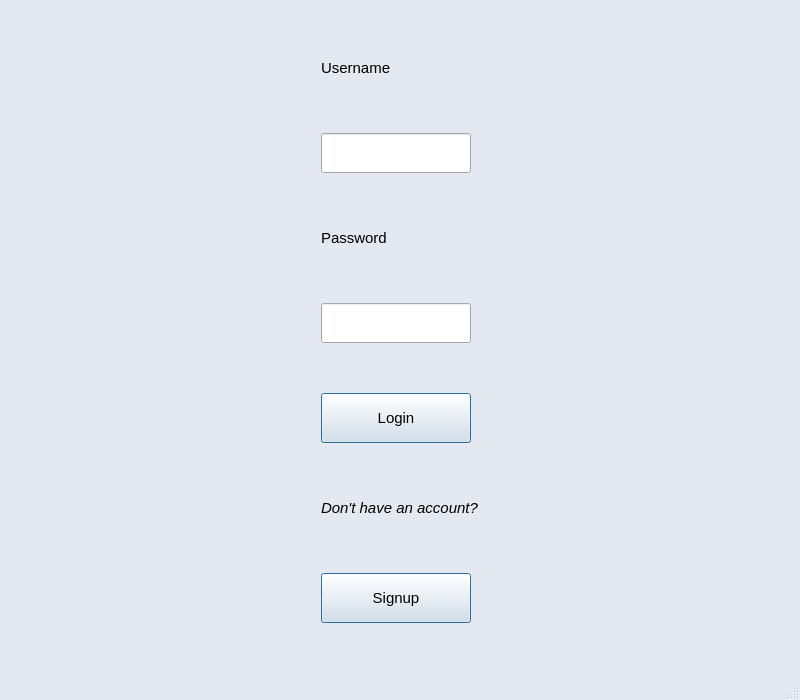
<?xml version="1.0" encoding="UTF-8"?>
<ui version="4.0">
 <class>clientmainwindow</class>
 <widget class="QMainWindow" name="clientmainwindow">
  <property name="geometry">
   <rect>
    <x>0</x>
    <y>0</y>
    <width>800</width>
    <height>700</height>
   </rect>
  </property>
  <property name="sizePolicy">
   <sizepolicy hsizetype="Maximum" vsizetype="Maximum">
    <horstretch>0</horstretch>
    <verstretch>0</verstretch>
   </sizepolicy>
  </property>
  <property name="minimumSize">
   <size>
    <width>800</width>
    <height>700</height>
   </size>
  </property>
  <property name="maximumSize">
   <size>
    <width>1000</width>
    <height>800</height>
   </size>
  </property>
  <property name="palette">
   <palette>
    <active>
     <colorrole role="WindowText">
      <brush brushstyle="SolidPattern">
       <color alpha="255">
        <red>0</red>
        <green>0</green>
        <blue>0</blue>
       </color>
      </brush>
     </colorrole>
     <colorrole role="Button">
      <brush brushstyle="SolidPattern">
       <color alpha="255">
        <red>228</red>
        <green>232</green>
        <blue>240</blue>
       </color>
      </brush>
     </colorrole>
     <colorrole role="Light">
      <brush brushstyle="SolidPattern">
       <color alpha="255">
        <red>255</red>
        <green>255</green>
        <blue>255</blue>
       </color>
      </brush>
     </colorrole>
     <colorrole role="Midlight">
      <brush brushstyle="SolidPattern">
       <color alpha="255">
        <red>241</red>
        <green>243</green>
        <blue>247</blue>
       </color>
      </brush>
     </colorrole>
     <colorrole role="Dark">
      <brush brushstyle="SolidPattern">
       <color alpha="255">
        <red>114</red>
        <green>116</green>
        <blue>120</blue>
       </color>
      </brush>
     </colorrole>
     <colorrole role="Mid">
      <brush brushstyle="SolidPattern">
       <color alpha="255">
        <red>152</red>
        <green>155</green>
        <blue>160</blue>
       </color>
      </brush>
     </colorrole>
     <colorrole role="Text">
      <brush brushstyle="SolidPattern">
       <color alpha="255">
        <red>0</red>
        <green>0</green>
        <blue>0</blue>
       </color>
      </brush>
     </colorrole>
     <colorrole role="BrightText">
      <brush brushstyle="SolidPattern">
       <color alpha="255">
        <red>255</red>
        <green>255</green>
        <blue>255</blue>
       </color>
      </brush>
     </colorrole>
     <colorrole role="ButtonText">
      <brush brushstyle="SolidPattern">
       <color alpha="255">
        <red>0</red>
        <green>0</green>
        <blue>0</blue>
       </color>
      </brush>
     </colorrole>
     <colorrole role="Base">
      <brush brushstyle="SolidPattern">
       <color alpha="255">
        <red>255</red>
        <green>255</green>
        <blue>255</blue>
       </color>
      </brush>
     </colorrole>
     <colorrole role="Window">
      <brush brushstyle="SolidPattern">
       <color alpha="255">
        <red>228</red>
        <green>232</green>
        <blue>240</blue>
       </color>
      </brush>
     </colorrole>
     <colorrole role="Shadow">
      <brush brushstyle="SolidPattern">
       <color alpha="255">
        <red>0</red>
        <green>0</green>
        <blue>0</blue>
       </color>
      </brush>
     </colorrole>
     <colorrole role="AlternateBase">
      <brush brushstyle="SolidPattern">
       <color alpha="255">
        <red>241</red>
        <green>243</green>
        <blue>247</blue>
       </color>
      </brush>
     </colorrole>
     <colorrole role="ToolTipBase">
      <brush brushstyle="SolidPattern">
       <color alpha="255">
        <red>255</red>
        <green>255</green>
        <blue>220</blue>
       </color>
      </brush>
     </colorrole>
     <colorrole role="ToolTipText">
      <brush brushstyle="SolidPattern">
       <color alpha="255">
        <red>0</red>
        <green>0</green>
        <blue>0</blue>
       </color>
      </brush>
     </colorrole>
     <colorrole role="PlaceholderText">
      <brush brushstyle="SolidPattern">
       <color alpha="128">
        <red>0</red>
        <green>0</green>
        <blue>0</blue>
       </color>
      </brush>
     </colorrole>
    </active>
    <inactive>
     <colorrole role="WindowText">
      <brush brushstyle="SolidPattern">
       <color alpha="255">
        <red>0</red>
        <green>0</green>
        <blue>0</blue>
       </color>
      </brush>
     </colorrole>
     <colorrole role="Button">
      <brush brushstyle="SolidPattern">
       <color alpha="255">
        <red>228</red>
        <green>232</green>
        <blue>240</blue>
       </color>
      </brush>
     </colorrole>
     <colorrole role="Light">
      <brush brushstyle="SolidPattern">
       <color alpha="255">
        <red>255</red>
        <green>255</green>
        <blue>255</blue>
       </color>
      </brush>
     </colorrole>
     <colorrole role="Midlight">
      <brush brushstyle="SolidPattern">
       <color alpha="255">
        <red>241</red>
        <green>243</green>
        <blue>247</blue>
       </color>
      </brush>
     </colorrole>
     <colorrole role="Dark">
      <brush brushstyle="SolidPattern">
       <color alpha="255">
        <red>114</red>
        <green>116</green>
        <blue>120</blue>
       </color>
      </brush>
     </colorrole>
     <colorrole role="Mid">
      <brush brushstyle="SolidPattern">
       <color alpha="255">
        <red>152</red>
        <green>155</green>
        <blue>160</blue>
       </color>
      </brush>
     </colorrole>
     <colorrole role="Text">
      <brush brushstyle="SolidPattern">
       <color alpha="255">
        <red>0</red>
        <green>0</green>
        <blue>0</blue>
       </color>
      </brush>
     </colorrole>
     <colorrole role="BrightText">
      <brush brushstyle="SolidPattern">
       <color alpha="255">
        <red>255</red>
        <green>255</green>
        <blue>255</blue>
       </color>
      </brush>
     </colorrole>
     <colorrole role="ButtonText">
      <brush brushstyle="SolidPattern">
       <color alpha="255">
        <red>0</red>
        <green>0</green>
        <blue>0</blue>
       </color>
      </brush>
     </colorrole>
     <colorrole role="Base">
      <brush brushstyle="SolidPattern">
       <color alpha="255">
        <red>255</red>
        <green>255</green>
        <blue>255</blue>
       </color>
      </brush>
     </colorrole>
     <colorrole role="Window">
      <brush brushstyle="SolidPattern">
       <color alpha="255">
        <red>228</red>
        <green>232</green>
        <blue>240</blue>
       </color>
      </brush>
     </colorrole>
     <colorrole role="Shadow">
      <brush brushstyle="SolidPattern">
       <color alpha="255">
        <red>0</red>
        <green>0</green>
        <blue>0</blue>
       </color>
      </brush>
     </colorrole>
     <colorrole role="AlternateBase">
      <brush brushstyle="SolidPattern">
       <color alpha="255">
        <red>241</red>
        <green>243</green>
        <blue>247</blue>
       </color>
      </brush>
     </colorrole>
     <colorrole role="ToolTipBase">
      <brush brushstyle="SolidPattern">
       <color alpha="255">
        <red>255</red>
        <green>255</green>
        <blue>220</blue>
       </color>
      </brush>
     </colorrole>
     <colorrole role="ToolTipText">
      <brush brushstyle="SolidPattern">
       <color alpha="255">
        <red>0</red>
        <green>0</green>
        <blue>0</blue>
       </color>
      </brush>
     </colorrole>
     <colorrole role="PlaceholderText">
      <brush brushstyle="SolidPattern">
       <color alpha="128">
        <red>0</red>
        <green>0</green>
        <blue>0</blue>
       </color>
      </brush>
     </colorrole>
    </inactive>
    <disabled>
     <colorrole role="WindowText">
      <brush brushstyle="SolidPattern">
       <color alpha="255">
        <red>114</red>
        <green>116</green>
        <blue>120</blue>
       </color>
      </brush>
     </colorrole>
     <colorrole role="Button">
      <brush brushstyle="SolidPattern">
       <color alpha="255">
        <red>228</red>
        <green>232</green>
        <blue>240</blue>
       </color>
      </brush>
     </colorrole>
     <colorrole role="Light">
      <brush brushstyle="SolidPattern">
       <color alpha="255">
        <red>255</red>
        <green>255</green>
        <blue>255</blue>
       </color>
      </brush>
     </colorrole>
     <colorrole role="Midlight">
      <brush brushstyle="SolidPattern">
       <color alpha="255">
        <red>241</red>
        <green>243</green>
        <blue>247</blue>
       </color>
      </brush>
     </colorrole>
     <colorrole role="Dark">
      <brush brushstyle="SolidPattern">
       <color alpha="255">
        <red>114</red>
        <green>116</green>
        <blue>120</blue>
       </color>
      </brush>
     </colorrole>
     <colorrole role="Mid">
      <brush brushstyle="SolidPattern">
       <color alpha="255">
        <red>152</red>
        <green>155</green>
        <blue>160</blue>
       </color>
      </brush>
     </colorrole>
     <colorrole role="Text">
      <brush brushstyle="SolidPattern">
       <color alpha="255">
        <red>114</red>
        <green>116</green>
        <blue>120</blue>
       </color>
      </brush>
     </colorrole>
     <colorrole role="BrightText">
      <brush brushstyle="SolidPattern">
       <color alpha="255">
        <red>255</red>
        <green>255</green>
        <blue>255</blue>
       </color>
      </brush>
     </colorrole>
     <colorrole role="ButtonText">
      <brush brushstyle="SolidPattern">
       <color alpha="255">
        <red>114</red>
        <green>116</green>
        <blue>120</blue>
       </color>
      </brush>
     </colorrole>
     <colorrole role="Base">
      <brush brushstyle="SolidPattern">
       <color alpha="255">
        <red>228</red>
        <green>232</green>
        <blue>240</blue>
       </color>
      </brush>
     </colorrole>
     <colorrole role="Window">
      <brush brushstyle="SolidPattern">
       <color alpha="255">
        <red>228</red>
        <green>232</green>
        <blue>240</blue>
       </color>
      </brush>
     </colorrole>
     <colorrole role="Shadow">
      <brush brushstyle="SolidPattern">
       <color alpha="255">
        <red>0</red>
        <green>0</green>
        <blue>0</blue>
       </color>
      </brush>
     </colorrole>
     <colorrole role="AlternateBase">
      <brush brushstyle="SolidPattern">
       <color alpha="255">
        <red>228</red>
        <green>232</green>
        <blue>240</blue>
       </color>
      </brush>
     </colorrole>
     <colorrole role="ToolTipBase">
      <brush brushstyle="SolidPattern">
       <color alpha="255">
        <red>255</red>
        <green>255</green>
        <blue>220</blue>
       </color>
      </brush>
     </colorrole>
     <colorrole role="ToolTipText">
      <brush brushstyle="SolidPattern">
       <color alpha="255">
        <red>0</red>
        <green>0</green>
        <blue>0</blue>
       </color>
      </brush>
     </colorrole>
     <colorrole role="PlaceholderText">
      <brush brushstyle="SolidPattern">
       <color alpha="128">
        <red>0</red>
        <green>0</green>
        <blue>0</blue>
       </color>
      </brush>
     </colorrole>
    </disabled>
   </palette>
  </property>
  <property name="cursor">
   <cursorShape>ArrowCursor</cursorShape>
  </property>
  <property name="windowTitle">
   <string>Concurrent TextEditor</string>
  </property>
  <widget class="QWidget" name="centralwidget">
   <property name="font">
    <font>
     <weight>50</weight>
     <bold>false</bold>
     <kerning>true</kerning>
    </font>
   </property>
   <layout class="QHBoxLayout" name="horizontalLayout">
    <item>
     <spacer name="horizontalSpacer">
      <property name="orientation">
       <enum>Qt::Horizontal</enum>
      </property>
      <property name="sizeHint" stdset="0">
       <size>
        <width>254</width>
        <height>20</height>
       </size>
      </property>
     </spacer>
    </item>
    <item>
     <layout class="QGridLayout" name="gridLayout">
      <item row="11" column="0">
       <widget class="QPushButton" name="pushButtonSignup">
        <property name="minimumSize">
         <size>
          <width>150</width>
          <height>50</height>
         </size>
        </property>
        <property name="maximumSize">
         <size>
          <width>150</width>
          <height>50</height>
         </size>
        </property>
        <property name="font">
         <font>
          <pointsize>11</pointsize>
         </font>
        </property>
        <property name="text">
         <string>Signup</string>
        </property>
        <property name="default">
         <bool>true</bool>
        </property>
       </widget>
      </item>
      <item row="9" column="0">
       <widget class="QLabel" name="label">
        <property name="sizePolicy">
         <sizepolicy hsizetype="Preferred" vsizetype="Fixed">
          <horstretch>0</horstretch>
          <verstretch>0</verstretch>
         </sizepolicy>
        </property>
        <property name="minimumSize">
         <size>
          <width>155</width>
          <height>30</height>
         </size>
        </property>
        <property name="maximumSize">
         <size>
          <width>500</width>
          <height>30</height>
         </size>
        </property>
        <property name="font">
         <font>
          <family>MS Shell Dlg 2</family>
          <pointsize>11</pointsize>
          <weight>50</weight>
          <italic>true</italic>
          <bold>false</bold>
          <kerning>true</kerning>
         </font>
        </property>
        <property name="text">
         <string>Don't have an account?</string>
        </property>
       </widget>
      </item>
      <item row="0" column="0">
       <widget class="QLabel" name="labelUsr">
        <property name="sizePolicy">
         <sizepolicy hsizetype="Preferred" vsizetype="Fixed">
          <horstretch>0</horstretch>
          <verstretch>0</verstretch>
         </sizepolicy>
        </property>
        <property name="minimumSize">
         <size>
          <width>150</width>
          <height>30</height>
         </size>
        </property>
        <property name="maximumSize">
         <size>
          <width>150</width>
          <height>30</height>
         </size>
        </property>
        <property name="font">
         <font>
          <pointsize>11</pointsize>
          <italic>false</italic>
         </font>
        </property>
        <property name="text">
         <string>Username</string>
        </property>
       </widget>
      </item>
      <item row="8" column="0">
       <widget class="QPushButton" name="pushButtonLogin">
        <property name="enabled">
         <bool>true</bool>
        </property>
        <property name="minimumSize">
         <size>
          <width>150</width>
          <height>50</height>
         </size>
        </property>
        <property name="maximumSize">
         <size>
          <width>150</width>
          <height>50</height>
         </size>
        </property>
        <property name="font">
         <font>
          <pointsize>11</pointsize>
         </font>
        </property>
        <property name="text">
         <string>Login</string>
        </property>
        <property name="autoDefault">
         <bool>false</bool>
        </property>
        <property name="default">
         <bool>true</bool>
        </property>
       </widget>
      </item>
      <item row="2" column="0">
       <widget class="QLabel" name="labelPwd">
        <property name="sizePolicy">
         <sizepolicy hsizetype="Preferred" vsizetype="Fixed">
          <horstretch>0</horstretch>
          <verstretch>0</verstretch>
         </sizepolicy>
        </property>
        <property name="minimumSize">
         <size>
          <width>150</width>
          <height>30</height>
         </size>
        </property>
        <property name="maximumSize">
         <size>
          <width>150</width>
          <height>30</height>
         </size>
        </property>
        <property name="font">
         <font>
          <pointsize>11</pointsize>
         </font>
        </property>
        <property name="text">
         <string>Password</string>
        </property>
       </widget>
      </item>
      <item row="1" column="0">
       <widget class="QLineEdit" name="lineEditUsr">
        <property name="sizePolicy">
         <sizepolicy hsizetype="Preferred" vsizetype="Fixed">
          <horstretch>0</horstretch>
          <verstretch>0</verstretch>
         </sizepolicy>
        </property>
        <property name="minimumSize">
         <size>
          <width>150</width>
          <height>30</height>
         </size>
        </property>
        <property name="maximumSize">
         <size>
          <width>150</width>
          <height>40</height>
         </size>
        </property>
        <property name="font">
         <font>
          <pointsize>11</pointsize>
         </font>
        </property>
        <property name="cursor">
         <cursorShape>ArrowCursor</cursorShape>
        </property>
       </widget>
      </item>
      <item row="3" column="0">
       <widget class="QLineEdit" name="lineEditPwd">
        <property name="minimumSize">
         <size>
          <width>150</width>
          <height>30</height>
         </size>
        </property>
        <property name="maximumSize">
         <size>
          <width>150</width>
          <height>40</height>
         </size>
        </property>
        <property name="font">
         <font>
          <pointsize>11</pointsize>
         </font>
        </property>
        <property name="focusPolicy">
         <enum>Qt::StrongFocus</enum>
        </property>
        <property name="inputMethodHints">
         <set>Qt::ImhHiddenText|Qt::ImhNoAutoUppercase|Qt::ImhNoPredictiveText|Qt::ImhSensitiveData</set>
        </property>
        <property name="echoMode">
         <enum>QLineEdit::Password</enum>
        </property>
       </widget>
      </item>
     </layout>
    </item>
    <item>
     <spacer name="horizontalSpacer_2">
      <property name="orientation">
       <enum>Qt::Horizontal</enum>
      </property>
      <property name="sizeHint" stdset="0">
       <size>
        <width>254</width>
        <height>20</height>
       </size>
      </property>
     </spacer>
    </item>
   </layout>
  </widget>
  <widget class="QMenuBar" name="menubar">
   <property name="geometry">
    <rect>
     <x>0</x>
     <y>0</y>
     <width>800</width>
     <height>21</height>
    </rect>
   </property>
  </widget>
  <widget class="QStatusBar" name="statusbar"/>
 </widget>
 <tabstops>
  <tabstop>lineEditUsr</tabstop>
  <tabstop>lineEditPwd</tabstop>
  <tabstop>pushButtonLogin</tabstop>
  <tabstop>pushButtonSignup</tabstop>
 </tabstops>
 <resources/>
 <connections/>
</ui>
